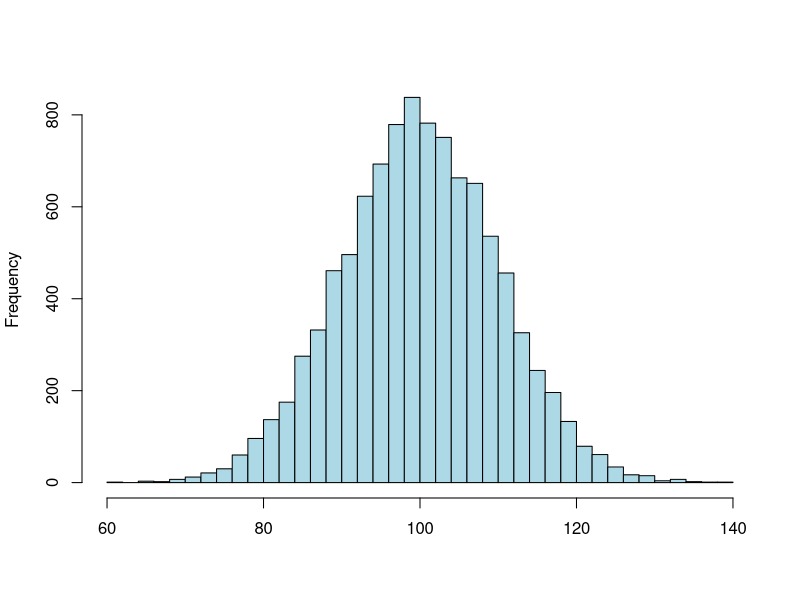

Here is the R script that generated this plot:
## ---- chunk 1
knitr::opts_chunk$set(comment = NA, fig.align = 'center', fig.height = 5, fig.width = 5, 
                      prompt = TRUE, highlight = TRUE, tidy = FALSE, warning = FALSE, 
                      message = FALSE)
## ---- chunk 2
set.seed(123)
junk <- rnorm(10000, 100, 10)
hist(junk, col = "lightblue", breaks = "scott", main = "", xlab = "")
